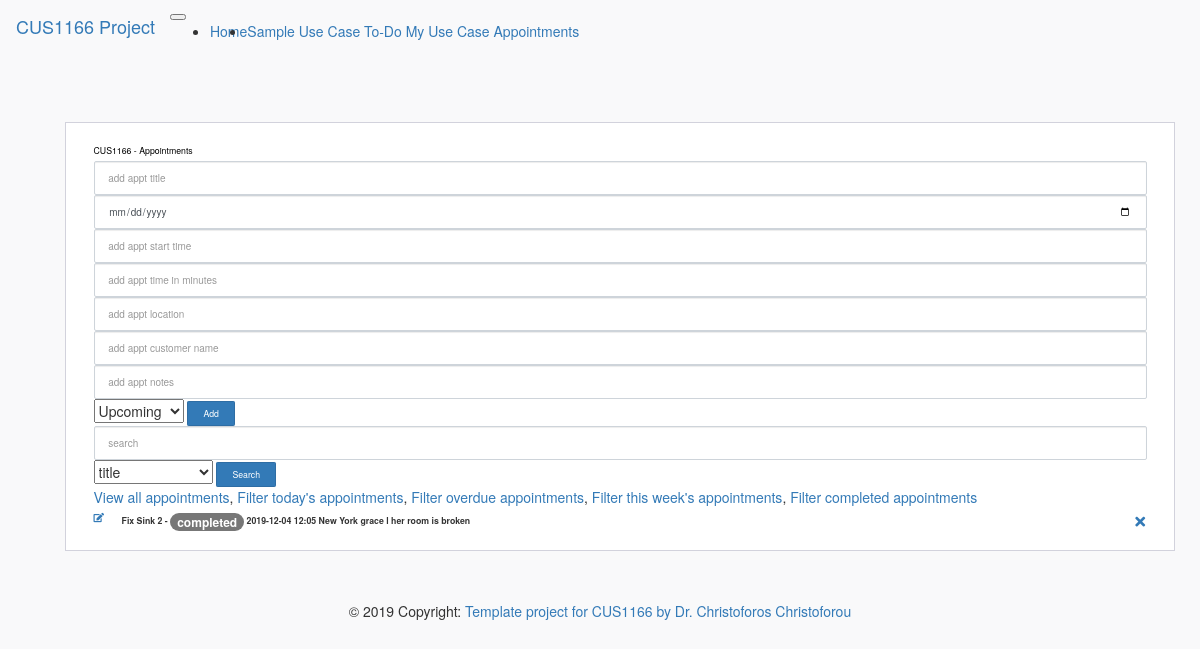
/filter_appointments_completed, run on the app's committed database.
### app/models.py (models this page shows)
class Appointment(db.Model):
    appt_id = db.Column(db.Integer, primary_key=True, autoincrement = True)
    appt_title = db.Column(db.String)
    appt_date = db.Column(db.Date, nullable = False)
    appt_start_time = db.Column(db.String)
    appt_duration = db.Column(db.Integer) #in minutes
    appt_location = db.Column(db.String)
    appt_customer_name = db.Column(db.String)
    appt_notes = db.Column(db.String)
    appt_status = db.Column(db.String(128))

### app/main/routes.py (the view)
@bp.route('/filter_appointments_completed', methods=['GET','POST'])
def filter_appointments_completed():
    form = AppointmentForm()
    searchform = AppointmentSearchForm()
    appointments = db.session.query(Appointment).filter_by(appt_status= "completed")
    return render_template("main/appointment.html",appointments = appointments, form = form, searchform = searchform)

### app/main/forms.py
class AppointmentForm(FlaskForm):
    appt_status_completed = SelectField('Status', choices=[('upcoming','Upcoming'),('today','Today'),('this week','This week'),('overdue','Overdue'),('completed','Completed')])
    appt_title = StringField('appt_title')#, validators=[DataRequired()])
    appt_date = DateField('appt_date', format = '%Y-%m-%d')
    appt_start_time = StringField('appt_start_time') #in minutes
    appt_duration= StringField('appt_duration') #in minutes
    appt_location = StringField('appt_location')#, validators=[DataRequired()])
    appt_customer_name = StringField('appt_customer_name')#, validators=[DataRequired()])
    appt_notes = StringField('appt_customer_name')#, validators=[DataRequired()])
    appt_status = StringField('appt_status')#, validators=[DataRequired()])
    submit = SubmitField('submit')

class AppointmentSearchForm(FlaskForm):
    choices = [('title', 'title'),
               ('customer name', 'customer name')]
    select = SelectField('Search for Appointments', choices=choices)
    search = StringField('')

### app/templates/main/appointment.html (shortened to what this page needs)
{% extends "menu.html" %}
{% block main_content %}
<div class="page-content page-container" id="page-content">
    <div class="padding">
        <div class="row container d-flex justify-content-center">
            <div class="col-lg-12">
                <div class="card px-3">
                    <div class="card-body">
                        <h4 class="card-title">CUS1166 - Appointments</h4>
                        <form method="POST" action="{{url_for('main.appointments')}}" >
                                {{ form.appt_title(class_='form-control todo-list-input', placeholder='add appt title')}}
                                {{ form.appt_date(class_='form-control todo-list-input', placeholder='add appt date')}}
                                {{ form.appt_start_time(class_='form-control todo-list-input', placeholder='add appt start time')}}
                                {{ form.appt_duration(class_='form-control todo-list-input', placeholder='add appt time in minutes')}}
                                {{ form.appt_location(class_='form-control todo-list-input', placeholder='add appt location')}}
                                {{ form.appt_customer_name(class_='form-control todo-list-input', placeholder='add appt customer name')}}
                                {{ form.appt_notes(class_='form-control todo-list-input', placeholder='add appt notes')}}
                                {{ form.appt_status_completed }}
                                <button class="add btn btn-primary font-weight-bold todo-list-add-btn">Add</button>
                     </form>
                     <form method="POST" action="{{url_for('main.search_results')}}" >
                            {{ searchform.search(class_='form-control todo-list-input', placeholder='search ')}}
                            {{ searchform.select }}
                            <button class="add btn btn-primary font-weight-bold todo-list-add-btn">Search</button>
                 </form>
                        <div class="list-wrapper">
                            <a href = "{{url_for('main.appointments')}}">View all appointments</a>,
                            <a href = "{{url_for('main.filter_appointments')}}">Filter today's appointments</a>,
                            <a href = "{{url_for('main.filter_appointments_overdue')}}">Filter overdue appointments</a>,
                            <a href = "{{url_for('main.filter_appointments_thisweek')}}">Filter this week's appointments</a>,
                            <a href = "{{url_for('main.filter_appointments_completed')}}">Filter completed appointments</a>
                            <ul class="d-flex flex-column-reverse todo-list">
                             {% for appointment in appointments %}
                                {% if 'done' == appointment.appt_status%}
                                    <li class="completed">
                                {% else %}
                                    <li>
                                {% endif %}
                                    <a href="{{url_for('main.edit_appointment',appt_id= appointment.appt_id)}}">
                                         <i class="fas fa-edit"></i>
                                    </a>
                                    <div class="form-check">
                                      <label class="form-check-label">
                                          {% if 'completed' == appointment.appt_status %}
                                          {{appointment.appt_title}} - <span class="badge badge-success">{{appointment.appt_status}}</span>
                                          {{appointment.appt_date}}
                                          {{appointment.appt_start_time}}
                                          {{appointment.appt_location}}
                                          {{appointment.appt_customer_name}}
                                          {{appointment.appt_notes}}
                                          {% endif %}
                                      </label>
                                    </div>
                                    <a href="{{url_for('main.remove_appointment',appt_id = appointment.appt_id)}}" class="remove"><i class="fas fa-times"></i></a>
                              </li>
                             {% endfor %}
                            </ul>
                        </div>
                    </div>
                </div>
            </div>
        </div>
    </div>
</div>
{% endblock %}

### app/static/css/cus1166_custom.css (style rules this page uses)
body { background-color: #f9f9fa }
.padding { padding: 5rem }
.card { box-shadow: none; -webkit-box-shadow: none; -moz-box-shadow: none; -ms-box-shadow: none }
.pl-3, .px-3 { padding-left: 1rem !important }
.card { position: relative; display: flex; flex-direction: column; min-width: 0; word-wrap: break-word; background-color: #fff; background-clip: border-box; border: 1px solid #d2d2dc; border-radius: 0 }
.pr-3, .px-3 { padding-right: 1rem !important }
.card .card-body { padding: 1.25rem 1.75rem }
.card-body { flex: 1 1 auto; padding: 1.25rem }
.card .card-title { color: #000000; margin-bottom: 0.625rem; text-transform: capitalize; font-size: 0.875rem; font-weight: 500 }
.d-flex { display: flex !important }
.form-control { display: block; width: 100%; padding: 0.875rem 1.375rem; font-size: 1rem; line-height: 1; color: #495057; background-color: #ffffff; background-clip: padding-box; border: 1px solid #ced4da; border-radius: 2px; transition: border-color 0.15s ease-in-out, box-shadow 0.15s ease-in-out }
.btn { font-size: 0.875rem; line-height: 1; font-weight: 400; padding: .7rem 1.5rem; border-radius: 0.1275rem }
.list-wrapper { height: 100%; max-height: 100% }
.list-wrapper ul { padding: 0; text-align: left; list-style: none; margin-bottom: 0 }
.list-wrapper ul li { font-size: .9375rem; padding: .4rem 0; border-bottom: 1px solid #f3f3f3 }
.list-wrapper ul li:first-child { border-bottom: none }
.list-wrapper ul li .form-check { max-width: 90%; margin-top: .25rem; margin-bottom: .25rem }
.list-wrapper .remove { cursor: pointer; font-size: 1.438rem; font-weight: 600; width: 1.25rem; height: 1.25rem; line-height: 20px; text-align: center }
.list-wrapper ul li .form-check, .list-wrapper ul li .form-check .form-check-label, .email-wrapper .mail-sidebar .menu-bar .profile-list-item a .user .u-name, .email-wrapper .mail-sidebar .menu-bar .profile-list-item a .user .u-designation, .email-wrapper .mail-list-container .mail-list .content .sender-name, .email-wrapper .message-body .attachments-sections ul li .details p.file-name, .settings-panel .chat-list .list .info p { text-overflow: ellipsis; overflow: hidden; max-width: 100%; white-space: nowrap }
.form-check { position: relative; display: block; margin-top: 10px; margin-bottom: 10px; padding-left: 0 }
.form-check .form-check-label { min-height: 18px; display: block; margin-left: 1.75rem; font-size: 0.875rem; line-height: 1.5 }
.form-check-label { margin-bottom: 0 }
.ml-auto, .list-wrapper .remove, .mx-auto { margin-left: auto !important }
.flex-column-reverse { flex-direction: column-reverse !important }
.d-flex, .loader-demo-box, .distribution-chart-legend .distribution-chart, .distribution-chart-legend .distribution-chart .item, .list-wrapper ul li, .email-wrapper .mail-sidebar .menu-bar .profile-list-item a, .email-wrapper .mail-sidebar .menu-bar .profile-list-item a .user, .email-wrapper .mail-list-container .mail-list .details, .email-wrapper .message-body .attachments-sections ul li .thumb, .email-wrapper .message-body .attachments-sections ul li .details .buttons, .lightGallery .image-tile .demo-gallery-poster, .swal2-modal, .navbar .navbar-menu-wrapper .navbar-nav, .navbar .navbar-menu-wrapper .navbar-nav .nav-item.nav-profile, .navbar .navbar-menu-wrapper .navbar-nav .nav-item.dropdown .navbar-dropdown .dropdown-item { display: flex !important }

### data on the page
Appointment: appt_title "Fix Sink 2", appt_status "completed", appt_date "2019-12-04", appt_start_time "12:05", appt_location "New York", appt_customer_name "grace l", appt_notes "her room is broken"
